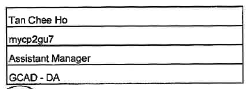
#> input picture 8068.png, 250 x 89 px
$ python testlineremoval.py
#> lines starting #> are read from the running program, lines starting #| are printed output that depends on the picture; after the words box and inside, x2 and y2 are one past the last pixel; in counts of white or black regions, pixels touching at a corner belong together
# -*- coding: utf-8 -*-
"""
Created on Thu Oct 31 11:17:48 2019

@author: mycp2cqj
"""

import cv2
import numpy as np
import matplotlib.pyplot as plt
import PIL.ImageOps
from PIL import Image,ImageOps
im = cv2.imread('8068.png')
#> im is the input picture: shape (89, 250, 3); min 0, max 255, mean 227.1
gray = 255 - cv2.cvtColor(im, cv2.COLOR_BGR2GRAY)
# prepare a mask using Otsu threshold, then copy from original. this removes some noise
__, bw = cv2.threshold(cv2.dilate(gray, None), 128, 255, cv2.THRESH_BINARY or cv2.THRESH_OTSU)
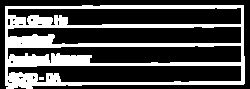
#> bw: shape (89, 250); 29.8% white; 2 white regions (1 under 20 px)
gray = cv2.bitwise_and(gray, bw)
# make copy of the low-noise underlined image
grayu = gray.copy()
imcpy = im.copy()
# scan each row and remove lines
for row in range(gray.shape[0]):
    avg = np.average(gray[row, :] > 16)
    if avg > 0.9:
        cv2.line(im, (0, row), (gray.shape[1]-1, row), (0, 0, 255))
        cv2.line(gray, (0, row), (gray.shape[1]-1, row), (0, 0, 0), 1)
#> this loop made 89 passes
#> avg on passes 1 to 12: 0, 0, 0, 0, 0, 0.216, 0.812, 0.956, 0.252, 0.016, 0.016, 0.016
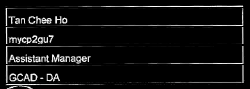
#> gray: shape (89, 250); min 0, max 255, mean 16.1
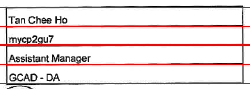
#> im: shape (89, 250, 3); 6.74% of pixels changed, all inside (x1, y1, x2, y2) = (0, 7, 250, 84)

cont = gray.copy()
graycpy = gray.copy()
# after contour processing, the residual will contain small contours
residual = gray.copy()
# find contours
contours, hierarchy = cv2.findContours(cont, cv2.RETR_CCOMP, cv2.CHAIN_APPROX_SIMPLE)
#> contours = 83 contours, 73 with area under 20; largest, box (x1, y1, x2, y2) and area: (5, 8, 244, 26) 567, (5, 65, 160, 83) 391, (5, 27, 55, 44) 358, (5, 46, 128, 64) 315, (51, 53, 101, 64) 277
for i in range(len(contours)):
    # find the boundingbox of the contour
    x, y, w, h = cv2.boundingRect(contours[i])
    if 5 < h:
        cv2.drawContours(im, contours, i, (0, 255, 0), -1)
        # if boundingbox height is higher than threshold, remove the contour from residual image
        cv2.drawContours(residual, contours, i, (0, 0, 0), -1)
    else:
        cv2.drawContours(im, contours, i, (255, 0, 0), -1)
        # if boundingbox height is less than or equal to threshold, remove the contour gray image
        cv2.drawContours(gray, contours, i, (0, 0, 0), -1)
#> this loop made 83 passes
#> (x, y, w, h) on passes 1 to 12: (243, 84, 1, 1), (236, 84, 3, 1), (227, 84, 5, 1), (217, 84, 5, 1), (208, 84, 3, 1), (194, 84, 5, 1), (189, 84, 3, 1), (185, 84, 2, 1), (181, 84, 3, 1), (173, 84, 2, 1), (170, 84, 2, 1), (166, 84, 2, 1)
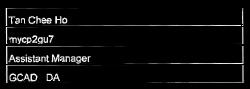
#> gray: shape (89, 250); 5.9% of pixels changed, all inside (x1, y1, x2, y2) = (5, 5, 244, 89)
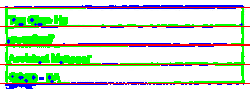
#> im: shape (89, 250, 3); mean B, G, R 200.2, 222, 201.9
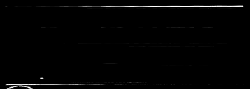
#> residual: shape (89, 250); 15.1% of pixels changed, all inside (x1, y1, x2, y2) = (5, 8, 245, 83)

# now the residual only contains small contours. open it to remove thin lines
st = cv2.getStructuringElement(cv2.MORPH_ELLIPSE, (3, 3))
#> st = [[0, 1, 0], [1, 1, 1], [0, 1, 0]]
residual = cv2.morphologyEx(residual, cv2.MORPH_OPEN, st, iterations=1)
# prepare a mask for residual components
__, residual = cv2.threshold(residual, 0, 255, cv2.THRESH_BINARY)
#> residual: shape (89, 250); 0.49% white; 2 white regions (1 under 20 px), largest, box (x1, y1, x2, y2) and area: (8, 84, 33, 89) 98


cv2.imwrite(r'.\result\gray.jpg',gray)

bnw1 = Image.open(r'.\result\gray.jpg')
bnw = PIL.ImageOps.invert(bnw1)
bnw.save(r'.\result\bnw.jpg')

cv2.imwrite(r'.\result\residual.jpg',residual)

# combine the residuals. we still need to link the residuals
combined = cv2.bitwise_or(cv2.bitwise_and(graycpy, residual), gray)
# link the residuals
st = cv2.getStructuringElement(cv2.MORPH_ELLIPSE, (1, 7))
#> st = [1, 1, 1, 1, 1, 1, 1]
linked = cv2.morphologyEx(combined, cv2.MORPH_CLOSE, st, iterations=1)
#cv2.imshow("linked", linked)
# prepare a msak from linked image
__, mask = cv2.threshold(linked, 0, 255, cv2.THRESH_BINARY)
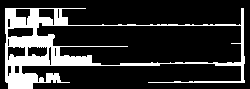
#> mask: shape (89, 250); 19.3% white; 1 white region, box (x1, y1, x2, y2) and area: (5, 8, 245, 89) 4284
# copy region from low-noise underlined image
clean = 255 - cv2.bitwise_and(grayu, mask)


cv2.imwrite(r'.\result\clean.jpg',clean)
cv2.imwrite(r'.\result\im.jpg',im)
